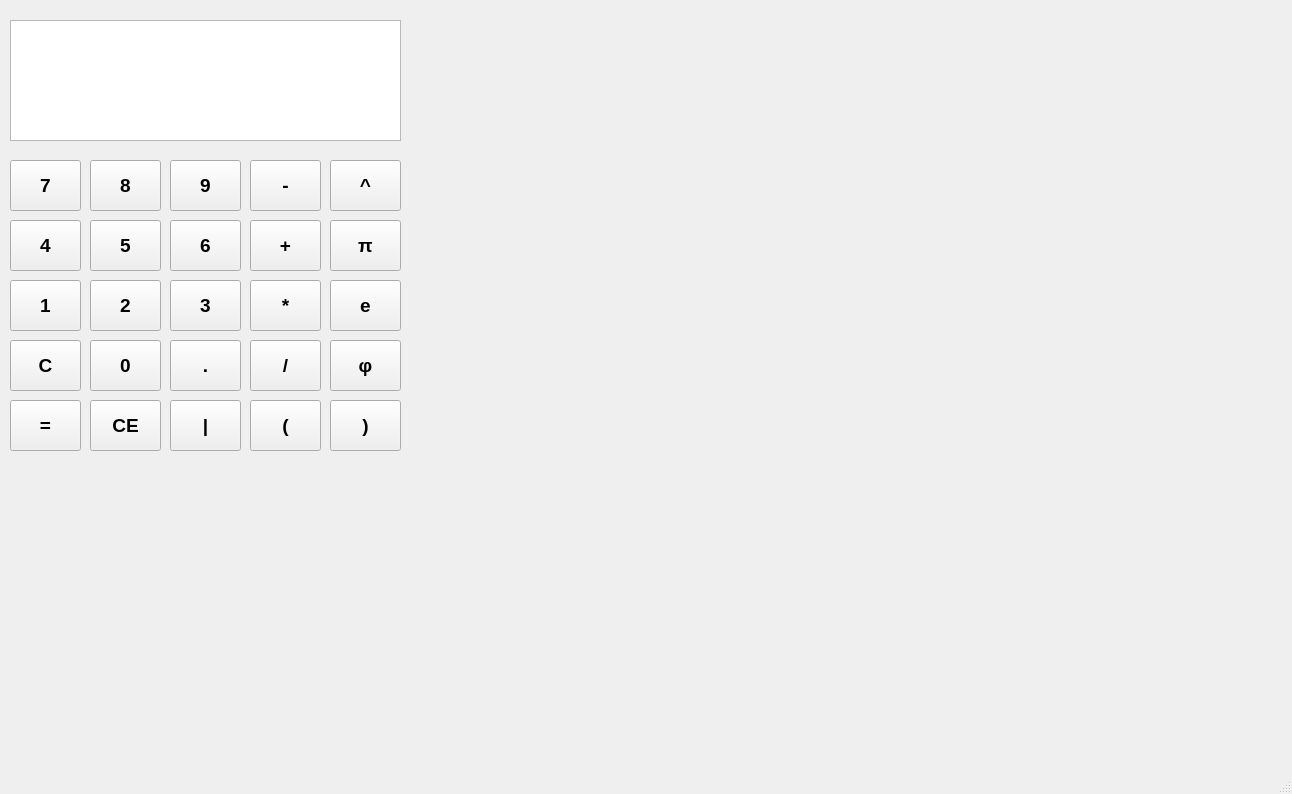
<?xml version="1.0" encoding="UTF-8"?>
<ui version="4.0">
 <class>MainWindow</class>
 <widget class="QMainWindow" name="MainWindow">
  <property name="geometry">
   <rect>
    <x>0</x>
    <y>0</y>
    <width>1292</width>
    <height>794</height>
   </rect>
  </property>
  <property name="windowTitle">
   <string>MainWindow</string>
  </property>
  <widget class="QWidget" name="centralwidget">
   <widget class="QTextEdit" name="display">
    <property name="geometry">
     <rect>
      <x>10</x>
      <y>20</y>
      <width>391</width>
      <height>121</height>
     </rect>
    </property>
    <property name="font">
     <font>
      <pointsize>14</pointsize>
      <bold>true</bold>
     </font>
    </property>
    <property name="cursor" stdset="0">
     <cursorShape>IBeamCursor</cursorShape>
    </property>
   </widget>
   <widget class="QPushButton" name="sevenButton">
    <property name="geometry">
     <rect>
      <x>10</x>
      <y>160</y>
      <width>71</width>
      <height>51</height>
     </rect>
    </property>
    <property name="font">
     <font>
      <family>Segoe UI</family>
      <pointsize>14</pointsize>
      <bold>true</bold>
     </font>
    </property>
    <property name="cursor">
     <cursorShape>PointingHandCursor</cursorShape>
    </property>
    <property name="text">
     <string>7</string>
    </property>
   </widget>
   <widget class="QPushButton" name="eightButton">
    <property name="geometry">
     <rect>
      <x>90</x>
      <y>160</y>
      <width>71</width>
      <height>51</height>
     </rect>
    </property>
    <property name="font">
     <font>
      <family>Segoe UI</family>
      <pointsize>14</pointsize>
      <bold>true</bold>
     </font>
    </property>
    <property name="cursor">
     <cursorShape>PointingHandCursor</cursorShape>
    </property>
    <property name="text">
     <string>8</string>
    </property>
   </widget>
   <widget class="QPushButton" name="nineButton">
    <property name="geometry">
     <rect>
      <x>170</x>
      <y>160</y>
      <width>71</width>
      <height>51</height>
     </rect>
    </property>
    <property name="font">
     <font>
      <family>Segoe UI</family>
      <pointsize>14</pointsize>
      <bold>true</bold>
     </font>
    </property>
    <property name="cursor">
     <cursorShape>PointingHandCursor</cursorShape>
    </property>
    <property name="text">
     <string>9</string>
    </property>
   </widget>
   <widget class="QPushButton" name="minusButton">
    <property name="geometry">
     <rect>
      <x>250</x>
      <y>160</y>
      <width>71</width>
      <height>51</height>
     </rect>
    </property>
    <property name="font">
     <font>
      <family>Segoe UI</family>
      <pointsize>14</pointsize>
      <bold>true</bold>
     </font>
    </property>
    <property name="cursor">
     <cursorShape>PointingHandCursor</cursorShape>
    </property>
    <property name="text">
     <string>-</string>
    </property>
   </widget>
   <widget class="QPushButton" name="powerButton">
    <property name="geometry">
     <rect>
      <x>330</x>
      <y>160</y>
      <width>71</width>
      <height>51</height>
     </rect>
    </property>
    <property name="font">
     <font>
      <family>Segoe UI</family>
      <pointsize>14</pointsize>
      <bold>true</bold>
     </font>
    </property>
    <property name="cursor">
     <cursorShape>PointingHandCursor</cursorShape>
    </property>
    <property name="text">
     <string>^</string>
    </property>
   </widget>
   <widget class="QPushButton" name="fiveButton">
    <property name="geometry">
     <rect>
      <x>90</x>
      <y>220</y>
      <width>71</width>
      <height>51</height>
     </rect>
    </property>
    <property name="font">
     <font>
      <family>Segoe UI</family>
      <pointsize>14</pointsize>
      <bold>true</bold>
     </font>
    </property>
    <property name="cursor">
     <cursorShape>PointingHandCursor</cursorShape>
    </property>
    <property name="text">
     <string>5</string>
    </property>
   </widget>
   <widget class="QPushButton" name="plusButton">
    <property name="geometry">
     <rect>
      <x>250</x>
      <y>220</y>
      <width>71</width>
      <height>51</height>
     </rect>
    </property>
    <property name="font">
     <font>
      <family>Segoe UI</family>
      <pointsize>14</pointsize>
      <bold>true</bold>
     </font>
    </property>
    <property name="cursor">
     <cursorShape>PointingHandCursor</cursorShape>
    </property>
    <property name="text">
     <string>+</string>
    </property>
   </widget>
   <widget class="QPushButton" name="sixButton">
    <property name="geometry">
     <rect>
      <x>170</x>
      <y>220</y>
      <width>71</width>
      <height>51</height>
     </rect>
    </property>
    <property name="font">
     <font>
      <family>Segoe UI</family>
      <pointsize>14</pointsize>
      <bold>true</bold>
     </font>
    </property>
    <property name="cursor">
     <cursorShape>PointingHandCursor</cursorShape>
    </property>
    <property name="text">
     <string>6</string>
    </property>
   </widget>
   <widget class="QPushButton" name="fourButton">
    <property name="geometry">
     <rect>
      <x>10</x>
      <y>220</y>
      <width>71</width>
      <height>51</height>
     </rect>
    </property>
    <property name="font">
     <font>
      <family>Segoe UI</family>
      <pointsize>14</pointsize>
      <bold>true</bold>
     </font>
    </property>
    <property name="cursor">
     <cursorShape>PointingHandCursor</cursorShape>
    </property>
    <property name="text">
     <string>4</string>
    </property>
   </widget>
   <widget class="QPushButton" name="piButton">
    <property name="geometry">
     <rect>
      <x>330</x>
      <y>220</y>
      <width>71</width>
      <height>51</height>
     </rect>
    </property>
    <property name="font">
     <font>
      <family>Segoe UI</family>
      <pointsize>14</pointsize>
      <bold>true</bold>
     </font>
    </property>
    <property name="cursor">
     <cursorShape>PointingHandCursor</cursorShape>
    </property>
    <property name="text">
     <string>π</string>
    </property>
   </widget>
   <widget class="QPushButton" name="twoButton">
    <property name="geometry">
     <rect>
      <x>90</x>
      <y>280</y>
      <width>71</width>
      <height>51</height>
     </rect>
    </property>
    <property name="font">
     <font>
      <family>Segoe UI</family>
      <pointsize>14</pointsize>
      <bold>true</bold>
     </font>
    </property>
    <property name="cursor">
     <cursorShape>PointingHandCursor</cursorShape>
    </property>
    <property name="text">
     <string>2</string>
    </property>
   </widget>
   <widget class="QPushButton" name="multiplicationButton">
    <property name="geometry">
     <rect>
      <x>250</x>
      <y>280</y>
      <width>71</width>
      <height>51</height>
     </rect>
    </property>
    <property name="font">
     <font>
      <family>Segoe UI</family>
      <pointsize>14</pointsize>
      <bold>true</bold>
     </font>
    </property>
    <property name="cursor">
     <cursorShape>PointingHandCursor</cursorShape>
    </property>
    <property name="text">
     <string>*</string>
    </property>
   </widget>
   <widget class="QPushButton" name="threeButton">
    <property name="geometry">
     <rect>
      <x>170</x>
      <y>280</y>
      <width>71</width>
      <height>51</height>
     </rect>
    </property>
    <property name="font">
     <font>
      <family>Segoe UI</family>
      <pointsize>14</pointsize>
      <bold>true</bold>
     </font>
    </property>
    <property name="cursor">
     <cursorShape>PointingHandCursor</cursorShape>
    </property>
    <property name="text">
     <string>3</string>
    </property>
   </widget>
   <widget class="QPushButton" name="oneButton">
    <property name="geometry">
     <rect>
      <x>10</x>
      <y>280</y>
      <width>71</width>
      <height>51</height>
     </rect>
    </property>
    <property name="font">
     <font>
      <family>Segoe UI</family>
      <pointsize>14</pointsize>
      <bold>true</bold>
     </font>
    </property>
    <property name="cursor">
     <cursorShape>PointingHandCursor</cursorShape>
    </property>
    <property name="text">
     <string>1</string>
    </property>
   </widget>
   <widget class="QPushButton" name="eButton">
    <property name="geometry">
     <rect>
      <x>330</x>
      <y>280</y>
      <width>71</width>
      <height>51</height>
     </rect>
    </property>
    <property name="font">
     <font>
      <family>Segoe UI</family>
      <pointsize>14</pointsize>
      <bold>true</bold>
     </font>
    </property>
    <property name="cursor">
     <cursorShape>PointingHandCursor</cursorShape>
    </property>
    <property name="text">
     <string>e</string>
    </property>
   </widget>
   <widget class="QPushButton" name="CEButton">
    <property name="geometry">
     <rect>
      <x>90</x>
      <y>400</y>
      <width>71</width>
      <height>51</height>
     </rect>
    </property>
    <property name="font">
     <font>
      <family>Segoe UI</family>
      <pointsize>14</pointsize>
      <bold>true</bold>
     </font>
    </property>
    <property name="cursor">
     <cursorShape>PointingHandCursor</cursorShape>
    </property>
    <property name="text">
     <string>CE</string>
    </property>
   </widget>
   <widget class="QPushButton" name="closeBracketButton">
    <property name="geometry">
     <rect>
      <x>330</x>
      <y>400</y>
      <width>71</width>
      <height>51</height>
     </rect>
    </property>
    <property name="font">
     <font>
      <family>Segoe UI</family>
      <pointsize>14</pointsize>
      <bold>true</bold>
     </font>
    </property>
    <property name="cursor">
     <cursorShape>PointingHandCursor</cursorShape>
    </property>
    <property name="text">
     <string>)</string>
    </property>
   </widget>
   <widget class="QPushButton" name="zeroButton">
    <property name="geometry">
     <rect>
      <x>90</x>
      <y>340</y>
      <width>71</width>
      <height>51</height>
     </rect>
    </property>
    <property name="font">
     <font>
      <family>Segoe UI</family>
      <pointsize>14</pointsize>
      <bold>true</bold>
     </font>
    </property>
    <property name="cursor">
     <cursorShape>PointingHandCursor</cursorShape>
    </property>
    <property name="text">
     <string>0</string>
    </property>
   </widget>
   <widget class="QPushButton" name="openBracketButton">
    <property name="geometry">
     <rect>
      <x>250</x>
      <y>400</y>
      <width>71</width>
      <height>51</height>
     </rect>
    </property>
    <property name="font">
     <font>
      <family>Segoe UI</family>
      <pointsize>14</pointsize>
      <bold>true</bold>
     </font>
    </property>
    <property name="cursor">
     <cursorShape>PointingHandCursor</cursorShape>
    </property>
    <property name="text">
     <string>(</string>
    </property>
   </widget>
   <widget class="QPushButton" name="divideButton">
    <property name="geometry">
     <rect>
      <x>250</x>
      <y>340</y>
      <width>71</width>
      <height>51</height>
     </rect>
    </property>
    <property name="font">
     <font>
      <family>Segoe UI</family>
      <pointsize>14</pointsize>
      <bold>true</bold>
     </font>
    </property>
    <property name="cursor">
     <cursorShape>PointingHandCursor</cursorShape>
    </property>
    <property name="text">
     <string>/</string>
    </property>
   </widget>
   <widget class="QPushButton" name="moduleButton">
    <property name="geometry">
     <rect>
      <x>170</x>
      <y>400</y>
      <width>71</width>
      <height>51</height>
     </rect>
    </property>
    <property name="font">
     <font>
      <family>Segoe UI</family>
      <pointsize>14</pointsize>
      <bold>true</bold>
     </font>
    </property>
    <property name="cursor">
     <cursorShape>PointingHandCursor</cursorShape>
    </property>
    <property name="text">
     <string>|</string>
    </property>
   </widget>
   <widget class="QPushButton" name="dotButton">
    <property name="geometry">
     <rect>
      <x>170</x>
      <y>340</y>
      <width>71</width>
      <height>51</height>
     </rect>
    </property>
    <property name="font">
     <font>
      <family>Segoe UI</family>
      <pointsize>14</pointsize>
      <bold>true</bold>
     </font>
    </property>
    <property name="cursor">
     <cursorShape>PointingHandCursor</cursorShape>
    </property>
    <property name="text">
     <string>.</string>
    </property>
   </widget>
   <widget class="QPushButton" name="CButton">
    <property name="geometry">
     <rect>
      <x>10</x>
      <y>340</y>
      <width>71</width>
      <height>51</height>
     </rect>
    </property>
    <property name="font">
     <font>
      <family>Segoe UI</family>
      <pointsize>14</pointsize>
      <bold>true</bold>
     </font>
    </property>
    <property name="cursor">
     <cursorShape>PointingHandCursor</cursorShape>
    </property>
    <property name="text">
     <string>C</string>
    </property>
   </widget>
   <widget class="QPushButton" name="phiButton">
    <property name="geometry">
     <rect>
      <x>330</x>
      <y>340</y>
      <width>71</width>
      <height>51</height>
     </rect>
    </property>
    <property name="font">
     <font>
      <family>Segoe UI</family>
      <pointsize>14</pointsize>
      <bold>true</bold>
     </font>
    </property>
    <property name="cursor">
     <cursorShape>PointingHandCursor</cursorShape>
    </property>
    <property name="text">
     <string>φ</string>
    </property>
   </widget>
   <widget class="QPushButton" name="evalButton">
    <property name="geometry">
     <rect>
      <x>10</x>
      <y>400</y>
      <width>71</width>
      <height>51</height>
     </rect>
    </property>
    <property name="font">
     <font>
      <family>Segoe UI</family>
      <pointsize>14</pointsize>
      <bold>true</bold>
     </font>
    </property>
    <property name="cursor">
     <cursorShape>PointingHandCursor</cursorShape>
    </property>
    <property name="text">
     <string>=</string>
    </property>
   </widget>
  </widget>
  <widget class="QMenuBar" name="menubar">
   <property name="geometry">
    <rect>
     <x>0</x>
     <y>0</y>
     <width>1292</width>
     <height>22</height>
    </rect>
   </property>
  </widget>
  <widget class="QStatusBar" name="statusbar"/>
 </widget>
 <resources/>
 <connections/>
</ui>
